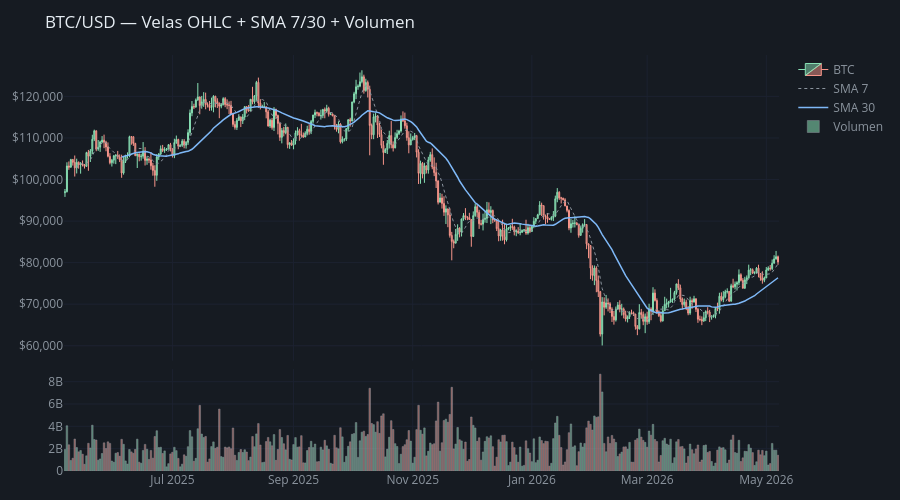

Notebook code cell kept with this figure:
### Code cell
# ── Velas japonesas OHLC + SMA + Volumen ─────────────────────────────────────

df_btc["sma30"] = df_btc["close"].rolling(30).mean()
df_btc["sma7"]  = df_btc["close"].rolling(7).mean()

fig = make_subplots(rows=2,cols=1,shared_xaxes=True,
    row_heights=[0.75,0.25],vertical_spacing=0.02)

fig.add_trace(go.Candlestick(
    x=df_btc["date"],open=df_btc["open"],high=df_btc["high"],
    low=df_btc["low"],close=df_btc["close"],
    increasing_line_color="#88e0b4",decreasing_line_color="#f7958a",
    name="BTC",line=dict(width=1)), row=1,col=1)

fig.add_trace(go.Scatter(x=df_btc["date"],y=df_btc["sma7"],
    line=dict(color="#8b949e",width=1,dash="dot"),name="SMA 7"), row=1,col=1)

fig.add_trace(go.Scatter(x=df_btc["date"],y=df_btc["sma30"],
    line=dict(color="#7eb8f7",width=1.5),name="SMA 30"), row=1,col=1)

bc = ["#88e0b4" if c>=o else "#f7958a"
      for c,o in zip(df_btc["close"],df_btc["open"])]
fig.add_trace(go.Bar(x=df_btc["date"],y=df_btc["volume"],
    marker_color=bc,opacity=0.55,name="Volumen"), row=2,col=1)

fig.update_layout(height=500,paper_bgcolor="#161b22",plot_bgcolor="#161b22",
    font_color="#8b949e",title_text="BTC/USD — Velas OHLC + SMA 7/30 + Volumen",
    title_font_color="#e6edf3",xaxis_rangeslider_visible=False,
    margin=dict(t=55,b=20,l=60,r=20),hovermode="x unified",
    legend=dict(bgcolor="rgba(0,0,0,0)",font=dict(color="#8b949e")))
for r in [1,2]:
    fig.update_xaxes(row=r,gridcolor="#1c2230",zeroline=False,tickfont=dict(color="#8b949e"))
    fig.update_yaxes(row=r,gridcolor="#1c2230",zeroline=False,tickfont=dict(color="#8b949e"))
fig.update_yaxes(row=1,tickprefix="$",tickformat=",")
fig.show()
print("\n🕯️ Verde = día positivo (cierre > apertura)")
print("🕯️ Rojo  = día negativo (cierre < apertura)")
print("📊 SMA 7: tendencia corto plazo | SMA 30: tendencia medio plazo")

### Figure 1 — Plotly figure (JSON) as saved in the notebook; plotly's stock layout.template omitted (floating-point values rounded to 4 significant figures; data arrays with more than 128 entries replaced by an {"elided": "..."} marker saying what was removed)
{"data": [{"close": {"elided": "366 float values"}, "decreasing": {"line": {"color": "#f7958a"}}, "high": {"elided": "366 float values"}, "increasing": {"line": {"color": "#88e0b4"}}, "line": {"width": 1}, "low": {"elided": "366 float values"}, "name": "BTC", "open": {"elided": "366 float values"}, "type": "candlestick", "x": {"elided": "366 str values"}, "xaxis": "x", "yaxis": "y"}, {"line": {"color": "#8b949e", "dash": "dot", "width": 1}, "name": "SMA 7", "type": "scatter", "x": {"elided": "366 str values"}, "xaxis": "x", "y": {"elided": "366 float values"}, "yaxis": "y"}, {"line": {"color": "#7eb8f7", "width": 1.5}, "name": "SMA 30", "type": "scatter", "x": {"elided": "366 str values"}, "xaxis": "x", "y": {"elided": "366 float values"}, "yaxis": "y"}, {"marker": {"color": {"elided": "366 str values"}}, "name": "Volumen", "opacity": 0.55, "type": "bar", "x": {"elided": "366 str values"}, "xaxis": "x2", "y": {"elided": "366 float values"}, "yaxis": "y2"}], "layout": {"font": {"color": "#8b949e"}, "height": 500, "hovermode": "x unified", "legend": {"bgcolor": "rgba(0,0,0,0)", "font": {"color": "#8b949e"}}, "margin": {"b": 20, "l": 60, "r": 20, "t": 55}, "paper_bgcolor": "#161b22", "plot_bgcolor": "#161b22", "title": {"font": {"color": "#e6edf3"}, "text": "BTC/USD — Velas OHLC + SMA 7/30 + Volumen"}, "xaxis": {"anchor": "y", "domain": [0, 1], "gridcolor": "#1c2230", "matches": "x2", "rangeslider": {"visible": false}, "showticklabels": false, "tickfont": {"color": "#8b949e"}, "zeroline": false}, "xaxis2": {"anchor": "y2", "domain": [0, 1], "gridcolor": "#1c2230", "tickfont": {"color": "#8b949e"}, "zeroline": false}, "yaxis": {"anchor": "x", "domain": [0.265, 1], "gridcolor": "#1c2230", "tickfont": {"color": "#8b949e"}, "tickformat": ",", "tickprefix": "$", "zeroline": false}, "yaxis2": {"anchor": "x2", "domain": [0, 0.245], "gridcolor": "#1c2230", "tickfont": {"color": "#8b949e"}, "zeroline": false}}}
